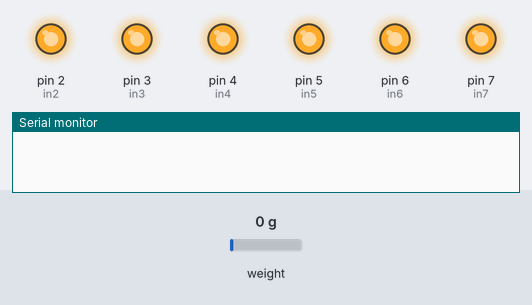
A sketch run on a simulated Arduino Uno, built with avr-gcc and run on an emulated ATmega328P. On the bench: output pins drawn as LEDs (lit = HIGH), the last lines printed to the serial monitor. The inputs (shaded band) are chosen by the test bench; at power-on: weight on the scale 0 g.

Above: at 0.05 s.
At 0.35 s:
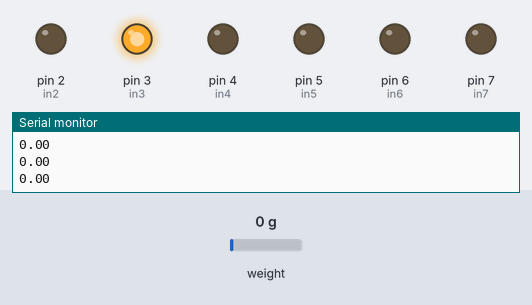
At 0.55 s:
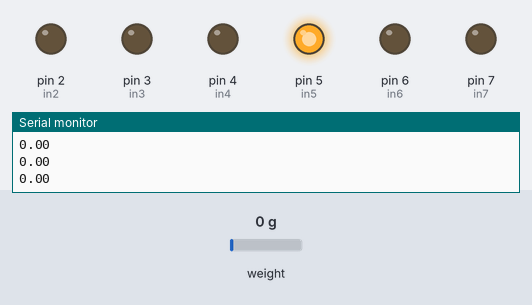
At 1.15 s:
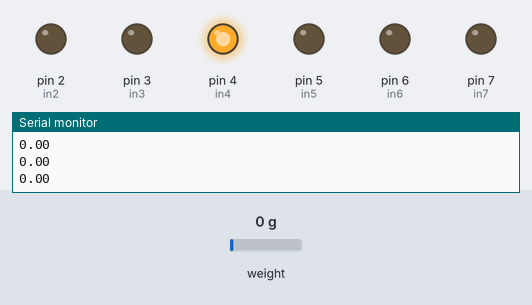
At 1.66 s:
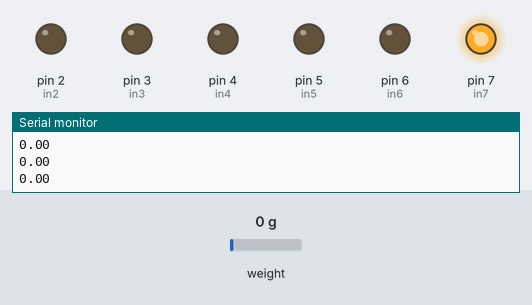
At 2.21 s:
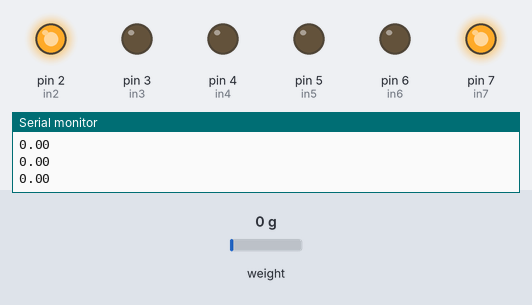
Timing chart, 0 to 3.0 s (numbered marks = the images above):
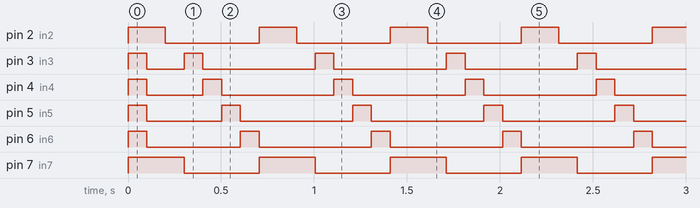

Measured:
- by itself, pin 2 (in2): alternates HIGH for 0.20 s and LOW for 0.50 s
- by itself, pin 3 (in3), pin 4 (in4), pin 5 (in5): repeats every 0.70 s: HIGH 0.10 s, LOW 0.60 s
- by itself, pin 6 (in6): alternates HIGH for 0.10 s and LOW for 0.60 s
- by itself, pin 7 (in7): alternates HIGH for 0.30 s and LOW for 0.40 s

The sketch:

Lymph_Pump.ino
```cpp
int in2 = 2; //pump
int in3 = 3; //first valve
int in4 = 4; //second valve
int in5 = 5; //third valve
int in6 = 6; //fourth valve
int in7 = 7; //exit valve
#include <Q2HX711.h>
#include <Average.h>

const byte MPS_OUT_pin = 9; // OUT data pin
const byte MPS_SCK_pin = 10; // clock data pin
int avg_size = 10; // #pts to average over

Q2HX711 MPS20N0040D(MPS_OUT_pin, MPS_SCK_pin); // start comm with the HX710B
Average<long> ave(avg_size);


void setup() {
    pinMode(in2, OUTPUT);
  digitalWrite(in2, HIGH);
   pinMode(in3, OUTPUT);
  digitalWrite(in3, HIGH);
   pinMode(in4, OUTPUT);
  digitalWrite(in4, HIGH);
   pinMode(in5, OUTPUT);
  digitalWrite(in5, HIGH);
   pinMode(in6, OUTPUT);
  digitalWrite(in6, HIGH);
  pinMode(in7, OUTPUT);
  digitalWrite(in7, HIGH);
  Serial.begin(9600); // start the serial port

}


void loop() {

FUNC1();
FUNC2();
FUNC3();
FUNC4();
FUNC5();
FUNC6();
FUNC7();

}

void part1(){ //pump close,4 valves close,exit valve open
   digitalWrite(in2, HIGH);

  digitalWrite(in3, LOW);

  digitalWrite(in4, LOW);

  digitalWrite(in5, LOW);

  digitalWrite(in6, LOW);

  digitalWrite(in7, HIGH);
}

void part2(){ //pump open,4 valves close,exit valve open
digitalWrite(in2, LOW);

  digitalWrite(in3, LOW);

  digitalWrite(in4, LOW);

  digitalWrite(in5, LOW);

  digitalWrite(in6, LOW);

  digitalWrite(in7, HIGH);
  }


void part3(){ //pump open,first valve open ,3 valves close,exit valve close
digitalWrite(in2, LOW);

  digitalWrite(in3, HIGH);

  digitalWrite(in4, LOW);

  digitalWrite(in5, LOW);

  digitalWrite(in6, LOW);

  digitalWrite(in7, LOW);
  }

void part4(){ //pump open,second valve open ,3 valves close,exit valve close
digitalWrite(in2, LOW);

  digitalWrite(in3, LOW);

  digitalWrite(in4, HIGH);

  digitalWrite(in5, LOW);

  digitalWrite(in6, LOW);

  digitalWrite(in7, LOW);
  }


void part5(){ //pump open,third valve open ,3 valves close,exit valve close
  digitalWrite(in2, LOW);

  digitalWrite(in3, LOW);

  digitalWrite(in4, LOW);

  digitalWrite(in5,HIGH);

  digitalWrite(in6, LOW);

  digitalWrite(in7, LOW);
}

void part6(){ //pump open,fourth valve open ,3 valves close,exit valve close
 digitalWrite(in2, LOW);

  digitalWrite(in3, LOW);

  digitalWrite(in4, LOW);

  digitalWrite(in5, LOW);

  digitalWrite(in6, HIGH);

  digitalWrite(in7, LOW);
}

void part7(){ ////pump close,4 valves close,exit valve open
digitalWrite(in2, HIGH);

  digitalWrite(in3, LOW);

  digitalWrite(in4, LOW);

  digitalWrite(in5, LOW);

  digitalWrite(in6, LOW);

  digitalWrite(in7, HIGH);
  }


void FUNC1(){

   ave.push(MPS20N0040D.read());
  Serial.println(ave.mean());
  if (ave.mean() < 12539060.00){
    part1();
  }
  else{
    exit(0);
  }
}


void FUNC2(){
   ave.push(MPS20N0040D.read());
  Serial.println(ave.mean());
  if (ave.mean() < 12539060.00){
    part2();
  }
  else{
    exit(0);
  }

}


void FUNC3(){
   ave.push(MPS20N0040D.read());
  Serial.println(ave.mean());
  if (ave.mean() < 12539060.00){
    part3();
  }
  else{
    exit(0);
  }
}


void FUNC4(){
   ave.push(MPS20N0040D.read());
  Serial.println(ave.mean());
  if (ave.mean() < 12539060.00){
    part4();
  }
  else{
    exit(0);
  }
}


void FUNC5(){
   ave.push(MPS20N0040D.read());
  Serial.println(ave.mean());
  if (ave.mean() < 12539060.00){
    part5();
  }
  else{
    exit(0);
  }
}


void FUNC6(){
   ave.push(MPS20N0040D.read());
  Serial.println(ave.mean());
  if (ave.mean() < 12539060.00){
    part6();
  }
  else{
    exit(0);
  }
}


void FUNC7(){
   ave.push(MPS20N0040D.read());
  Serial.println(ave.mean());
  if (ave.mean() < 12539060.00){
    part7();
  }
  else{
    exit(0);
  }
}
```
